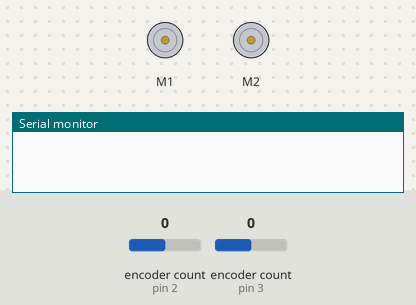
Bench run of a sketch on a simulated Arduino Uno, built with avr-gcc and run on an emulated ATmega328P. Parts: 2 × DC motor (green arrow = forward, orange = backward, longer = faster), the last lines printed to the serial monitor. The test bench sets the inputs (shaded band); at power-on: encoder count (sensors on pin 2, pin 3) 0.

Above: at 0.01 s.
At 1.2 s:
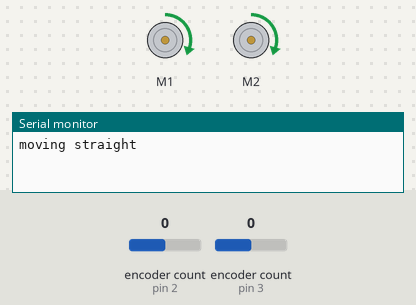
1.3 s: encoder count (sensor on pin 2) set to 1
4.3 s: encoder count (sensor on pin 3) set to 4
7.3 s: encoder count (sensor on pin 3) set to 8
13.3 s: encoder count (sensor on pin 2) set to 0
16.3 s: encoder count (sensor on pin 2) set to -1
19.3 s: encoder count (sensor on pin 3) set to 9
At 34.54 s:
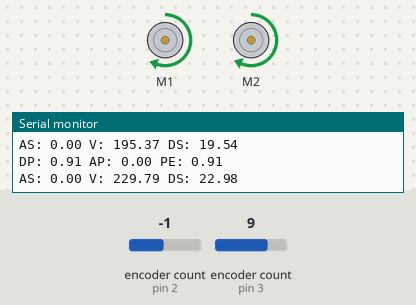
Timing chart, 0 to 35.5 s (numbered marks = the images above; inputs shaded):
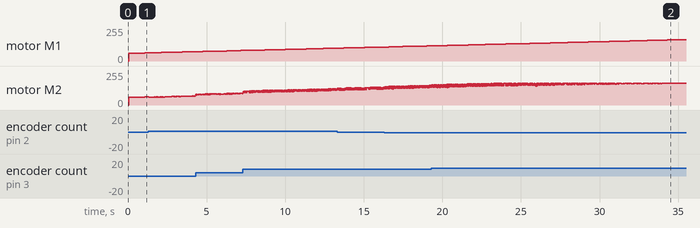

The sketch:

take2.ino
```cpp
#include <Encoder.h>
#include <DualMC33926MotorShield.h>
//For Arduino Uno with ATmega328 microcontroller

DualMC33926MotorShield motorShield;

//PID  constants
float Kp_pos = 10.0;
float Ki_pos = 0.5;
float Kd_pos = 0.1;
float maxVoltage = 255.0;

//Arrays for PID
float pos_error[2] = {0};
float integral_error[2] = {0};
float prev_pos_error[2] = {0};
float desired_speed[2] = {0};
float actual_speed[2] = {0};
float Voltage[2] = {0};

//Encoder pins for left and right wheels
Encoder enc1(2, 5);  //Left encoder
Encoder enc2(3, 6);  //Right encoder

//Robot constants
const float wheelRadius = 0.073;  //Wheel radius in meters
const float wheelBase = 0.3048;    //Distance between wheels
const float wheelCircumference = 2 * PI * wheelRadius;  //Circumference of the wheel
const int CPR = 3200;  //Encoder counts per revolution

//Position tracking variables
float x = 0.0, y = 0.0, theta = 0.0;  //Robot position and orientation
float leftWheelDistance = 0.0, rightWheelDistance = 0.0;

//Movement variables
float distanceInInches = 36;  //Desired distance in inches
float turnAngle = 0;         //Desired turn angle in degrees

//globals
static unsigned long lastTime = millis();

void resetEncoders();
void moveStraight(float distanceInInches);
void turnDegrees(float degrees);
void updateWheelMetrics();
float calculateDistance(long encoderCount);
float calculateAngle(long leftCount, long rightCount);
void computePID(int index, float desired_pos[], float actual_pos[], float deltaTime);
void computeTurnPID(float desiredAngle, float actualAngle, float deltaTime);

void setup() {
  motorShield.init();
  Serial.begin(9600);
}

void loop() {
  //static unsigned long lastTime = millis();
  const float desiredLoopTime = 50;  //Set loop to run every 50 ms

  if (millis() - lastTime >= desiredLoopTime) {
    lastTime += desiredLoopTime;  //Ensure exactly 50 ms between loops

    if (turnAngle != 0) {
      Serial.println("Main loop angle, (shouldn't print)");
      turnDegrees(turnAngle);  //Perform turn if angle is non-zero
    }
    Serial.println("moving straight");
    moveStraight(distanceInInches);  //Then move straight
  }
}

void resetEncoders() {
  enc1.write(0);
  enc2.write(0);
}

void moveStraight(float distanceInInches) {
  bool test_bool = true;
  float distanceInMeters = distanceInInches * 0.0254;
  float tolerance = 0.01;  //Precision tolerance in meters
  float decelerationDistance = 0.1;  //Decelerate over 10 cm

  resetEncoders();
  //unsigned long lastTime = millis();
  while (true) {
    updateWheelMetrics();  //Update wheel distances
    //Serial.println("while true loop (once)");
    //Stopping condition based on tolerance
    if (fabs(distanceInMeters - leftWheelDistance) < tolerance && fabs(distanceInMeters - rightWheelDistance) < tolerance) {
      motorShield.setM1Speed(0);
      motorShield.setM2Speed(0);
      break;
    } else {
      //PID control for each motor
      float desired_pos[] = {distanceInMeters, distanceInMeters};  //Target positions for both wheels
      float actual_pos[] = {leftWheelDistance, rightWheelDistance};

      unsigned long currentTime = millis();
      float deltaTime = (currentTime - lastTime) / 1000.0;
      //float deltaTime = .05;
      //Deceleration logic using non-linear scaling
      if (distanceInMeters - leftWheelDistance < decelerationDistance) {
        float decelerationFactorLeft = pow(((distanceInMeters - leftWheelDistance) / decelerationDistance), 2);  //Quadratic scaling
        Voltage[0] *= decelerationFactorLeft;
      }
      if (distanceInMeters - rightWheelDistance < decelerationDistance) {
        float decelerationFactorRight = pow(((distanceInMeters - rightWheelDistance) / decelerationDistance), 2);  //Quadratic scaling
        Voltage[1] *= decelerationFactorRight;
      }

      //Compute PID for both motors
      computePID(0, desired_pos, actual_pos, deltaTime);  //Left motor
      computePID(1, desired_pos, actual_pos, deltaTime);  //Right motor

      //Set motor speeds after constraining voltage values
      Voltage[0] = constrain(Voltage[0], -maxVoltage, maxVoltage);
      Voltage[1] = constrain(Voltage[1], -maxVoltage, maxVoltage);
      //Serial.println("Go Motors!");
      motorShield.setM1Speed(Voltage[0]);  //Left motor
      motorShield.setM2Speed(Voltage[1]);  //Right motor

      lastTime = currentTime;
    }
  }
}

void turnDegrees(float degrees) {
  float radians = degrees * PI / 180.0;
  float tolerance = 0.01;  //Precision tolerance in radians

  resetEncoders();
  unsigned long lastTime = millis();

  while (true) {
    updateWheelMetrics();  //Update wheel distances
    float currentAngle = calculateAngle(enc1.read(), enc2.read());

    //Stopping condition based on tolerance
    if (fabs(currentAngle - radians) < tolerance) {
      motorShield.setM1Speed(0);
      motorShield.setM2Speed(0);
      break;
    } else {
      unsigned long currentTime = millis();
      float deltaTime = (currentTime - lastTime) / 1000.0;

      //Apply PID control for accurate turn
      computeTurnPID(radians, theta, deltaTime);

      if (degrees > 0) {
        //Positive turn: Reverse left motor, forward right motor
        motorShield.setM1Speed(constrain(-Voltage[0], -maxVoltage, maxVoltage));  //Left motor reverse
        motorShield.setM2Speed(constrain(Voltage[1], -maxVoltage, maxVoltage));   //Right motor forward
      } else {
        //Negative turn: Forward left motor, reverse right motor

        motorShield.setM1Speed(Voltage[0]);   //Left motor forward
        motorShield.setM2Speed(Voltage[1]);  //Right motor reverse
      }

      lastTime = currentTime;  //Update after PID computation
    }
  }
}

void updateWheelMetrics() {
  static long leftCountPrev = 0;
  static long rightCountPrev = 0;
  long leftCount = -enc1.read();
  long rightCount = -enc2.read();

  float distancePerTick = (2.0 * PI * wheelRadius) / CPR;
  leftWheelDistance = leftCount * distancePerTick;
  rightWheelDistance = rightCount * distancePerTick;

  //Update position
  float linearVelocity = (leftWheelDistance + rightWheelDistance) / 2.0;
  float angularVelocity = (rightWheelDistance - leftWheelDistance) / wheelBase;

  //Use micros() for higher precision time measurement
  unsigned long currentTime = millis();
  static unsigned long lastTime = 0;
  float timeDelta = (currentTime - lastTime) / 1000.0;  //Convert microseconds to seconds
  //float timeDelta = 0.01;
  lastTime = currentTime;

  //Update global position and orientation
  x += linearVelocity * timeDelta * cos(theta);
  y += linearVelocity * timeDelta * sin(theta);
  theta += angularVelocity * timeDelta;

  //Calculate actual speed for PID control
  actual_speed[0] = (leftWheelDistance - leftCountPrev * distancePerTick) / timeDelta;  //Left wheel speed
  actual_speed[1] = (rightWheelDistance - leftCountPrev * distancePerTick) / timeDelta;  //Right wheel speed

  leftCountPrev = leftCount;
  rightCountPrev = rightCount;
}

float calculateDistance(long encoderCount) {
  return (encoderCount / CPR) * wheelCircumference;  //Convert encoder counts to meters traveled
}

float calculateAngle(long leftCount, long rightCount) {
  float leftDistance = calculateDistance(leftCount);
  float rightDistance = calculateDistance(rightCount);
  return (rightDistance - leftDistance) / wheelBase;  //Calculate turning angle in radians
}

void computePID(int index, float desired_pos[], float actual_pos[], float deltaTime) {
  //Calculate position error
  pos_error[index] = desired_pos[index] - actual_pos[index];

  static uint64_t countUp = 0;
  if (countUp == 10000){
    Serial.print("DP: ");
    Serial.print(desired_pos[0]);
    Serial.print(" AP: ");
    Serial.print(actual_pos[0]);
    Serial.print(" PE: ");
    Serial.println(pos_error[0]);
    countUp = 0;
  }
  countUp+=1;

  //Anti-windup: Only accumulate integral error when the voltage is not saturated
  if (Voltage[index] < maxVoltage && Voltage[index] > -maxVoltage) {
    integral_error[index] += pos_error[index] * deltaTime;
  }

  //Derivative term
  float derivative = (pos_error[index] - prev_pos_error[index]) / deltaTime;

  //PID control: Calculate the desired speed
  desired_speed[index] = Kp_pos * pos_error[index] + Ki_pos * integral_error[index];//Kd_pos * derivative;

  //Adjust voltage based on speed error and constrain to allowable range
  //Voltage[index] = constrain(Voltage[index], -maxVoltage, maxVoltage);  //Clamp to allowable range
  Voltage[index] = constrain(Kp_pos * (desired_speed[index] - actual_speed[index]),-maxVoltage,maxVoltage);
  static uint64_t countUp2 = 0;
  if (countUp2 == 10000){
    Serial.print("AS: ");
    Serial.print(actual_speed[0]);
    Serial.print(" V: ");
    Serial.print(Voltage[0]);
    Serial.print(" DS: ");
    Serial.println(desired_speed[0]);

    countUp2 = 0;
  }
  countUp2+=1;

  //Store the previous error for the next cycle
  prev_pos_error[index] = pos_error[index];
}

void computeTurnPID(float desiredAngle, float actualAngle, float deltaTime) {
  float error = desiredAngle - actualAngle;
  static float integralLeft = 0, integralRight = 0;

  //Left motor PID with anti-windup
  if (Voltage[0] < maxVoltage && Voltage[0] > -maxVoltage) {
    integralLeft += error * deltaTime;
  }
  float derivativeLeft = (error - prev_pos_error[0]) / deltaTime;
  Voltage[0] = Kp_pos * error + Ki_pos * integralLeft + Kd_pos * derivativeLeft;  //Left motor voltage

  //Right motor PID with anti-windup
  if (Voltage[1] < maxVoltage && Voltage[1] > -maxVoltage) {
    integralRight += error * deltaTime;
  }
  float derivativeRight = (error - prev_pos_error[1]) / deltaTime;
  Voltage[1] = Kp_pos * error + Ki_pos * integralRight + Kd_pos * derivativeRight;  //Right motor voltage

  prev_pos_error[0] = error;
  prev_pos_error[1] = error;
}
```
